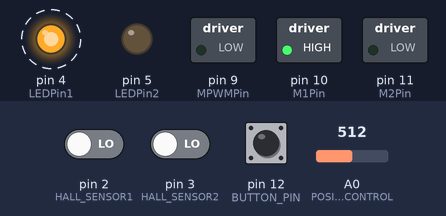
The sketch below on a simulated Arduino Uno, built with avr-gcc and run on an emulated ATmega328P. Parts: switched loads named in the sketch (green lamp = pin HIGH), output pins drawn as LEDs (lit = HIGH). Dashed ring = blinking. Inputs (shaded band) come from the test bench; at power-on: A0 (POSITION_CONTROL) = 512, pin 2 (HALL_SENSOR1) LOW, pin 3 (HALL_SENSOR2) LOW, pin 12 (BUTTON_PIN) LOW. What the sketch prints to the serial monitor is not drawn.

Above: at 1.2 s.
1.3 s: A0 (POSITION_CONTROL) set to 490
At 3.8 s:
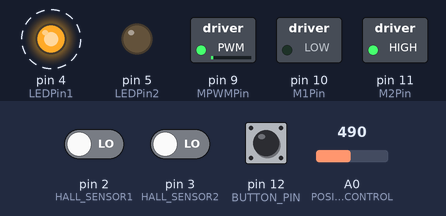
4.3 s: A0 (POSITION_CONTROL) set to 510
At 5.6 s:
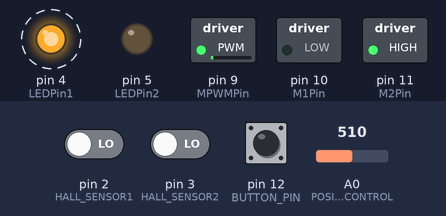
5.9 s: pin 2 (HALL_SENSOR1) driven HIGH
At 7.8 s:
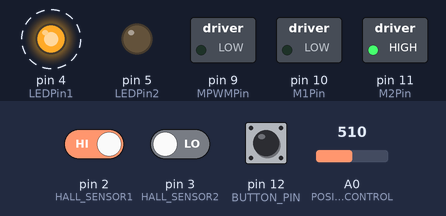
8.9 s: A0 (POSITION_CONTROL) set to 306
At 9.8 s:
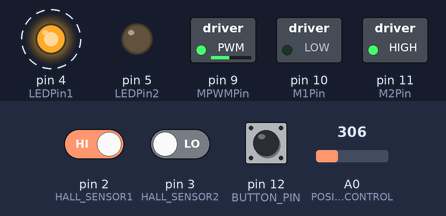
11.9 s: A0 (POSITION_CONTROL) set to 244
At 13.8 s:
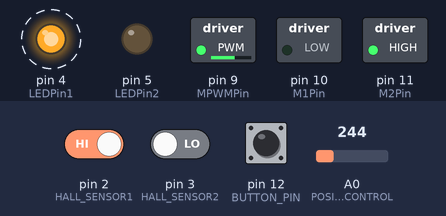
14.9 s: pin 3 (HALL_SENSOR2) driven HIGH
At 15.6 s:
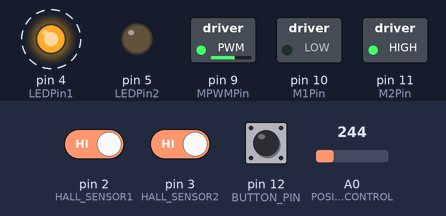
Timing chart, 0 to 17.5 s (numbered marks = the images above; inputs shaded):
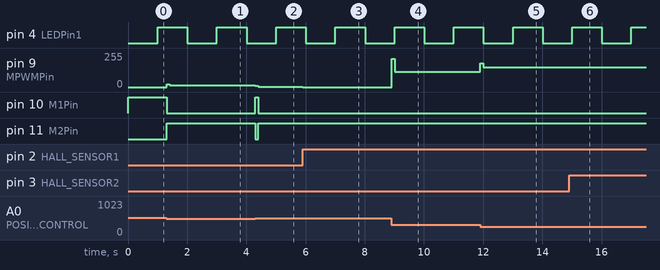

Measured:
- after the input at 1.3 s, pin 9 (MPWMPin): 0/255 → 22/255 at once, → 12/255 0.10 s later; pin 10 (M1Pin): HIGH → LOW at once; pin 11 (M2Pin): LOW → HIGH at once
- after the input at 4.3 s, pin 9 (MPWMPin): 12/255 → 8/255 at once, → 1/255 0.10 s later; pin 10 (M1Pin): LOW → HIGH at once, → LOW 0.10 s later; pin 11 (M2Pin): HIGH → LOW at once, → HIGH 0.10 s later
- after the input at 5.9 s, pin 9 (MPWMPin): 1/255 → 0/255 at once
- after the input at 8.9 s, pin 9 (MPWMPin): 0/255 → 211/255 at once, → 115/255 0.10 s later
- after the input at 11.9 s, pin 9 (MPWMPin): 115/255 → 179/255 at once, → 150/255 0.10 s later
- after the input at 14.9 s, pin 9 (MPWMPin): 150/255 → 149/255 at once, → 150/255 0.10 s later

The sketch:

PID_Positionsregulering.ino
```cpp
uint8_t MPWMPin = 9;
uint8_t M1Pin = 10;
uint8_t M2Pin = 11;

uint8_t BUTTON_PIN = 12;

uint8_t LEDPin1 = 4;
uint8_t LEDPin2 = 5;

uint8_t HALL_SENSOR1 = 2;
uint8_t HALL_SENSOR2 = 3;

uint8_t POSITION_CONTROL = A0;

const long FULL_ROTATION = 1000;
const long ANALOG_TO_STEPS = 1920;

float PKonst = 0.3;
float PInt = 0.0;
float PDiff = 0.25;

float Error = 0.0;
float ErrorBefore = 0.0;
float DiffError = 0.0;
float ErrorSum = 0.0;

float SetPktPos = 0.0;

int MotorPWM = 0;
int position_control_reading = 0;

bool Flag1 = LOW;
bool Flag2 = LOW;
int iterationCounter = 0;

volatile boolean HALL_READ1 = LOW;
volatile boolean HALL_READ2 = LOW;
volatile int StateNow = 0;
volatile int StatePrior = 0;
volatile long position = 0;

volatile int StateArr[4][4] = {
  { 0, -1,  0,  1},
  { 1,  0, -1,  0},
  { 0,  1,  0, -1},
  {-1,  0,  1,  0}
};

long PositionBefore = 0;
long PositionPrior = 0;

unsigned long TimeNow = 0;
unsigned long TimeBefore = 0;

void setup() {
  pinMode(MPWMPin, OUTPUT);
  pinMode(M1Pin, OUTPUT);
  pinMode(M2Pin, OUTPUT);

  pinMode(LEDPin1, OUTPUT);
  pinMode(LEDPin2, OUTPUT);

  pinMode(HALL_SENSOR1, INPUT);
  pinMode(HALL_SENSOR2, INPUT);
  pinMode(BUTTON_PIN, INPUT);

  attachInterrupt(digitalPinToInterrupt(HALL_SENSOR1), IntProg, CHANGE);
  attachInterrupt(digitalPinToInterrupt(HALL_SENSOR2), IntProg, CHANGE);

  while (digitalRead(BUTTON_PIN)) delay(50);

  HALL_READ1 = digitalRead(HALL_SENSOR1);
  HALL_READ2 = digitalRead(HALL_SENSOR2);
  if (HALL_READ1 == HIGH && HALL_READ2 == HIGH) StatePrior = 0;
  if (HALL_READ1 == HIGH && HALL_READ2 == LOW ) StatePrior = 1;
  if (HALL_READ1 == LOW  && HALL_READ2 == LOW ) StatePrior = 2;
  if (HALL_READ1 == LOW  && HALL_READ2 == HIGH) StatePrior = 3;

  digitalWrite(M1Pin, HIGH);
  digitalWrite(M2Pin, LOW);

  TimeBefore = micros();

  ErrorBefore = 0.0;
  ErrorSum = 0.0;

  Serial.begin(9600);
  Serial.println("Position control (refactored) started");
}

void IntProg() {
  HALL_READ1 = digitalRead(HALL_SENSOR1);
  HALL_READ2 = digitalRead(HALL_SENSOR2);

  if (HALL_READ1 == HIGH && HALL_READ2 == HIGH) StateNow = 0;
  if (HALL_READ1 == HIGH && HALL_READ2 == LOW ) StateNow = 1;
  if (HALL_READ1 == LOW  && HALL_READ2 == LOW ) StateNow = 2;
  if (HALL_READ1 == LOW  && HALL_READ2 == HIGH) StateNow = 3;

  position += StateArr[StateNow][StatePrior];
  StatePrior = StateNow;
}

void loop() {
  TimeNow = micros();

  if ((TimeNow - TimeBefore) >= 100000UL) {
    position_control_reading = analogRead(POSITION_CONTROL);
    SetPktPos = float(position_control_reading) / 1024.0 * float(ANALOG_TO_STEPS) - float(ANALOG_TO_STEPS) / 2.0;

    Error = SetPktPos - float(position);

    DiffError = Error - ErrorBefore;
    ErrorBefore = Error;

    ErrorSum += Error;
    if (ErrorSum >  500.0) ErrorSum =  500.0;
    if (ErrorSum < -500.0) ErrorSum = -500.0;

    MotorPWM = int(PKonst * Error + PDiff * DiffError + PInt * ErrorSum);

    if (MotorPWM > 0) {
      if (MotorPWM > 254) MotorPWM = 254;
      digitalWrite(M1Pin, HIGH);
      digitalWrite(M2Pin, LOW);
      analogWrite(MPWMPin, MotorPWM);
    } else if (MotorPWM < 0) {
      if (MotorPWM < -254) MotorPWM = -254;
      digitalWrite(M1Pin, LOW);
      digitalWrite(M2Pin, HIGH);
      analogWrite(MPWMPin, -MotorPWM);
    } else {
      analogWrite(MPWMPin, 0);
    }

    TimeBefore = TimeNow;

    iterationCounter++;
    if (iterationCounter == 10) {
      iterationCounter = 0;
      Flag1 = !Flag1;
      digitalWrite(LEDPin1, Flag1);
    }
  }

  if (abs(position - PositionPrior) >= FULL_ROTATION) {
    PositionPrior = position;
    Flag2 = !Flag2;
    digitalWrite(LEDPin2, Flag2);
  }

}
```
